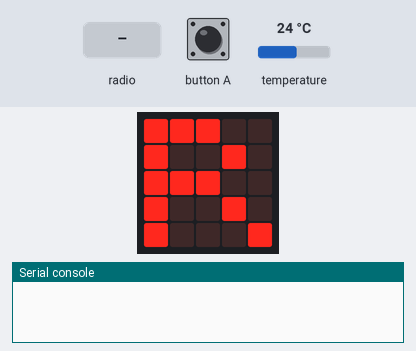
Recording of a program running on a simulated BBC micro:bit running MicroPython. Shown: the board's 5×5 LED display, the last lines printed to the serial console. Inputs (shaded band) come from the test bench; at power-on: temperature 24 °C. No radio messages arrive unless stated (any console line starting 'radio sent:' is added by the test bench).

Above: at 1.2 s.
1.3 s: radio message "forward" arrives
At 1.6 s:
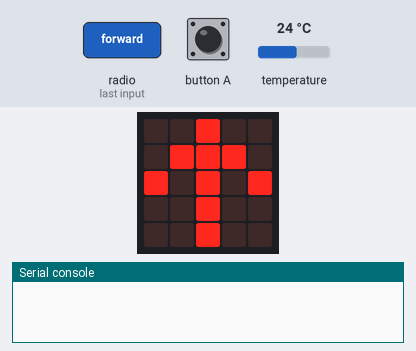
2.8 s: radio message "left" arrives
At 4.0 s:
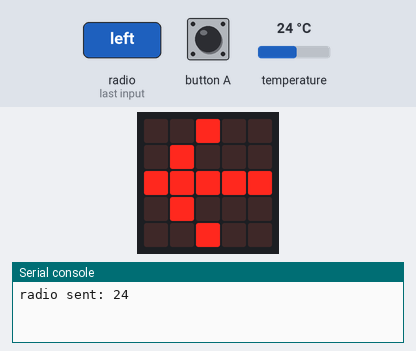
4.3 s: radio message "right" arrives
At 5.2 s:
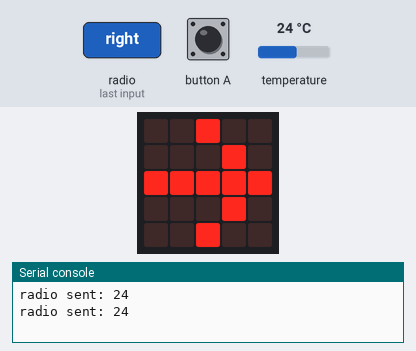
5.8 s: radio message "back" arrives
At 6.5 s:
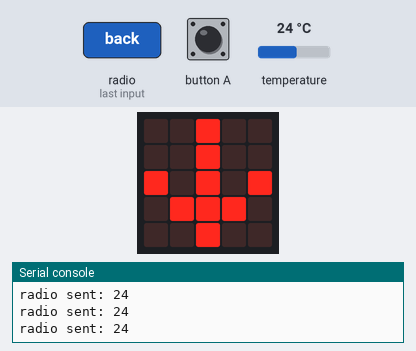
7.3 s: radio message "stop" arrives
At 8.5 s:
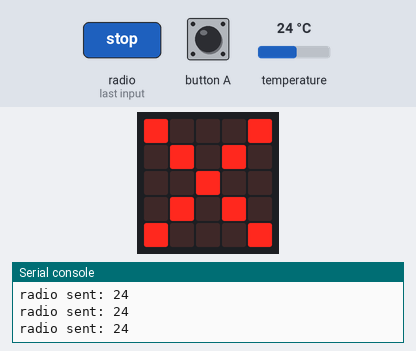
8.8 s: radio message "func_a" arrives
At 10.0 s:
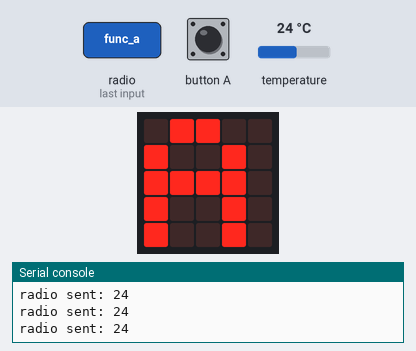
Timing chart, 0 to 11.3 s (numbered marks = the images above; inputs shaded):
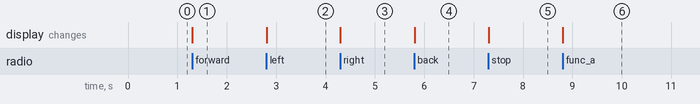

The program:

microbit_robot_display.py
```python
from microbit import uart, display, sleep, button_a, Image, temperature
import radio
from utime import ticks_diff, ticks_ms

BROADCAST_INTERVAL_MS = 2000

radio.config(group=42)
radio.on()

display.show("R")

last_send_t = ticks_ms()

while True:

    incoming = radio.receive()
    if incoming == "forward":
        display.show(Image.ARROW_N)
    elif incoming == "left":
        display.show(Image.ARROW_W)
    elif incoming == "right":
        display.show(Image.ARROW_E)
    elif incoming == "back":
        display.show(Image.ARROW_S)
    elif incoming == "stop":
        display.show(Image.NO)
    elif incoming == "func_a":
        display.show("A")
    elif incoming == "func_b":
        display.show("B")
    elif incoming == "func_c":
        display.show("C")

    # Sends the temp every 2 seconds
    if ticks_diff(ticks_ms(), last_send_t) > BROADCAST_INTERVAL_MS:
        radio.send(str(temperature()))
        last_send_t = ticks_ms()

    # A short sleep helps everything run smoothly
    sleep(10)
```

Measured:
- after the input at 1.3 s, the display: changes at once (image 1)
- after the input at 2.8 s, the display: changes at once (image 2)
- after the input at 4.3 s, the display: changes at once (image 3)
- after the input at 5.8 s, the display: changes at once (image 4)
- after the input at 7.3 s, the display: changes at once (image 5)
- after the input at 8.8 s, the display: changes at once (image 6)
